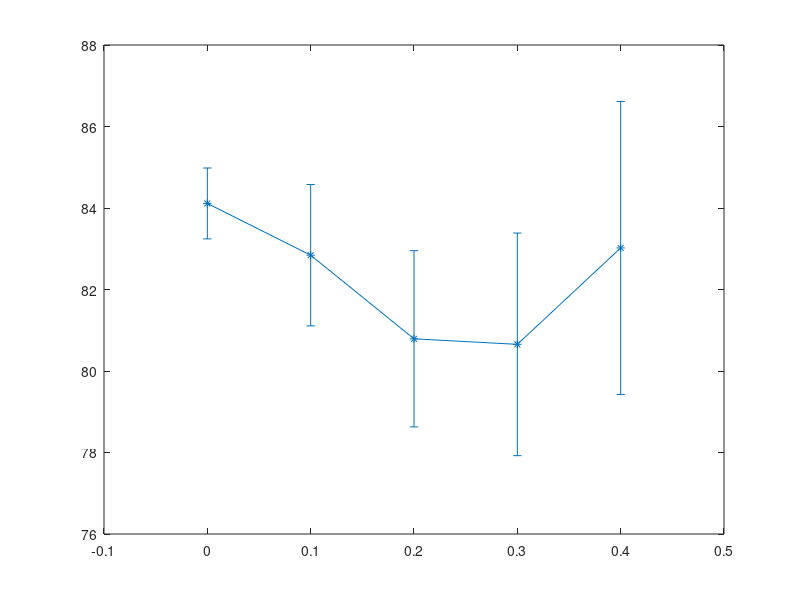

Here is the MATLAB script that generated this plot: (Note: this script raises an error after producing the figure.)
clear all
Lambda = 0.0:0.1:0.4;
NoVMTL = [83.68 85.60 84.17 83.58 83.53];
Euclidean = [83.68 85.60 84.17 83.58 83.53;
             85.54 85.82 86.16 86.69 85.48;
             85.91 85.63 85.04 84.79 86.26;
             87.19 86.82 86.91 87.03 85.67;
             86.63 86.97 85.35 87.03 85.85];
TraceNorm = [83.68 85.60 84.17 83.58 83.53;
             79.51 80.78 82.40 80.72 75.93;
             75.87 76.37 75.65 75.16 77.02;
             74.47 76.77 75.53 77.99 76.18;
             75.96 76.43 75.75 75.22 75.93];
Cosine = [83.68 85.60 84.17 83.58 83.53;
          83.74 83.15 79.82 84.17 83.33;
          80.66 77.24 81.00 82.46 82.59;
          76.21 82.25 83.40 80.69 80.72;
          87.25 78.45 83.27 80.53 85.60];
      
%%
NoVMTL_M = mean(NoVMTL, 2);
Euclidean_M = mean(Euclidean, 2);
TraceNorm_M = mean(TraceNorm, 2);
Cosine_M = mean(Cosine, 2);
NoVMTL_std = std(NoVMTL, 0, 2);
Euclidean_std = std(Euclidean, 0, 2);
TraceNorm_std = std(TraceNorm, 0, 2);
Cosine_std = std(Cosine, 0, 2);
hold on;
box on;
errorbar(Lambda, Cosine_M, Cosine_std, '-*', 'linewidth', 2.5, 'CapSize',15)
errorbar(Lambda, Euclidean_M, Euclidean_std, '-*', 'linewidth', 2.5, 'CapSize',15)
errorbar(Lambda, TraceNorm_M, TraceNorm_std, '-*', 'linewidth', 2.5, 'CapSize',15)
errorbar(Lambda(1), NoVMTL_M, NoVMTL_std, '-*', 'linewidth', 2.5, 'CapSize',15)
legend('$\mathcal{L}_{Cos}$', '$\mathcal{L}_{2N}$', '$\mathcal{L}_{TN}$', 'c=0$', 'Interpreter','latex')
xlabel('$\lambda$','Interpreter','latex')
ylabel('Test Accuracy')
set(gca,'XTick',0.0:0.1:0.4)

